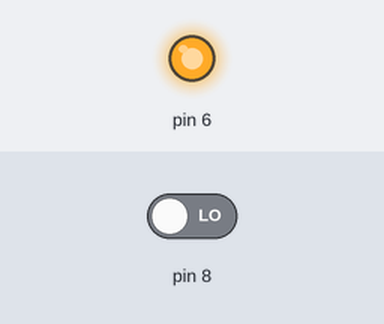
Recording of a sketch running on a simulated Arduino Uno, built with avr-gcc and run on an emulated ATmega328P. On the bench: output pins drawn as LEDs (lit = HIGH). Inputs (shaded band) come from the test bench; at power-on: pin 8 LOW.

Above: at 1.2 s.
1.3 s: pin 8 driven HIGH
At 1.9 s:
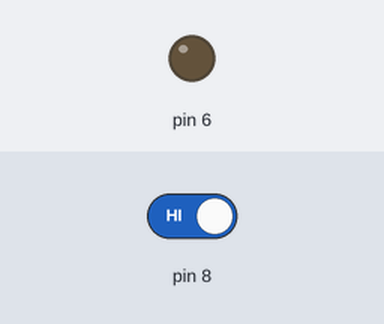
2.8 s: pin 8 driven LOW
At 4.2 s:
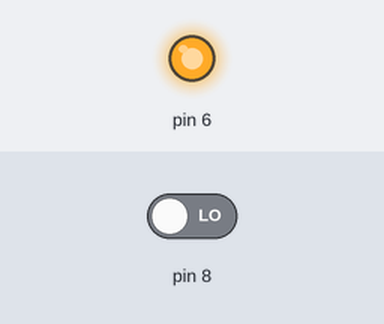
Timing chart, 0 to 5.8 s (numbered marks = the images above; inputs shaded):
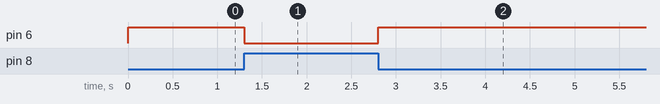

The sketch:

helloatiny.ino
```cpp
void setup()
{
  pinMode(6,OUTPUT);
  pinMode (8,INPUT);
}

void loop()
{
  int button= digitalRead(8);

  if (button==HIGH)
    {
      digitalWrite(6,LOW);
    }else{
            digitalWrite(6,HIGH);
          }
}
```

Measured:
- after the input at 1.3 s, pin 6: HIGH → LOW at once
- after the input at 2.8 s, pin 6: LOW → HIGH at once
